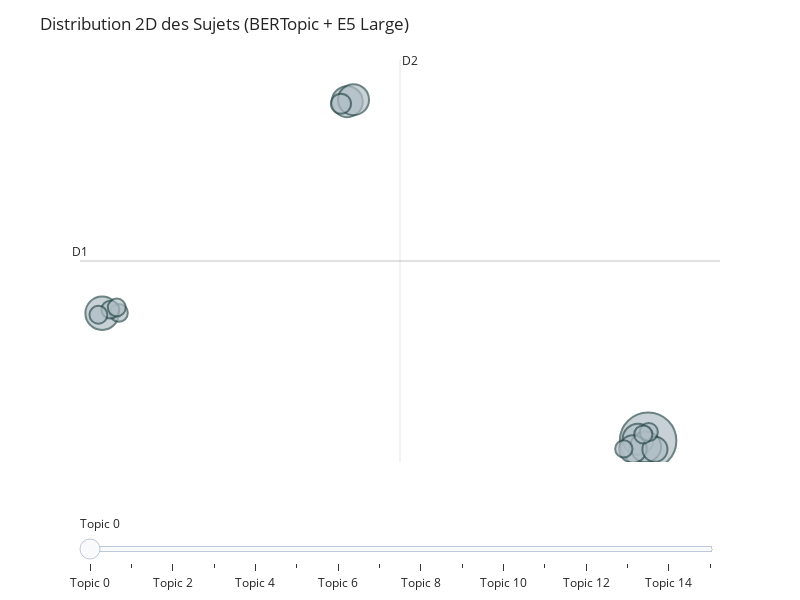
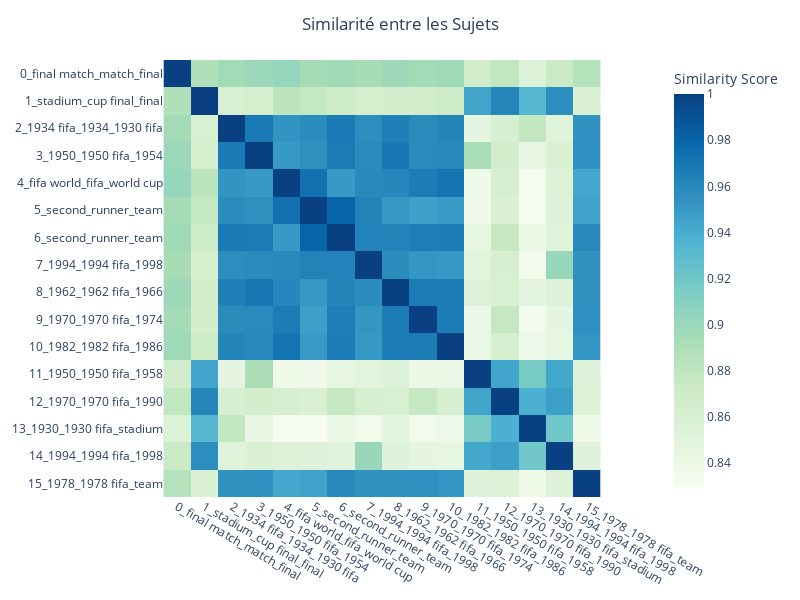
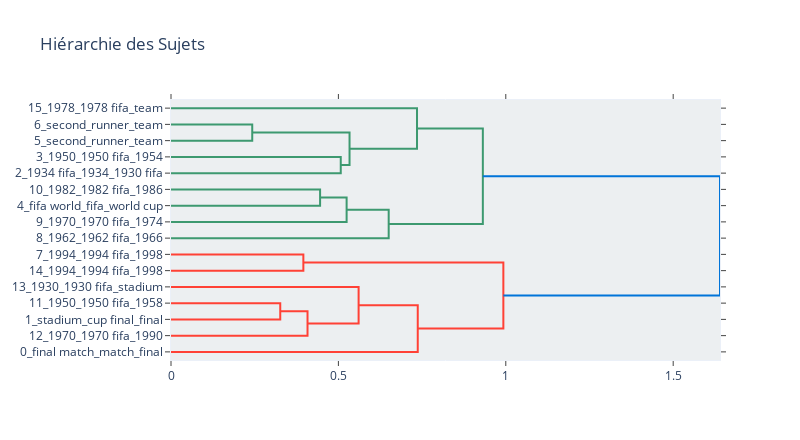

These figures' notebook cell, in order:
### Code cell
def create_bertopic_visualizations(topic_model, topics, probabilities, df):
    """
    Crée les visualisations interactives BERTopic
    """
    
    print("=" * 70)
    print("📊 VISUALISATIONS INTERACTIVES BERTOPIC")
    print("=" * 70)
    
    if topic_model is None:
        print("❌ Modèle BERTopic non disponible")
        return
    
    try:
        print("🎨 Création des visualisations...")
        
        # 1. Visualisation 2D des sujets (similaire à LDAvis)
        print("   📍 1. Visualisation 2D des sujets...")
        try:
            fig_topics = topic_model.visualize_topics(width=800, height=600)
            fig_topics.update_layout(
                title="Distribution 2D des Sujets (BERTopic + E5 Large)",
                title_x=0.5
            )
            fig_topics.show()
        except Exception as e:
            print(f"   ⚠️ Erreur visualisation 2D: {e}")
        
        # 2. Graphique en barres des sujets les plus fréquents
        print("   📊 2. Fréquence des sujets...")
        try:
            fig_barchart = topic_model.visualize_barchart(top_k_topics=8, width=800, height=600)
            fig_barchart.update_layout(
                title="Top 8 des Sujets les Plus Fréquents",
                title_x=0.5
            )
            fig_barchart.show()
        except Exception as e:
            print(f"   ⚠️ Erreur graphique en barres: {e}")
        
        # 3. Heatmap de similarité entre sujets
        print("   🔥 3. Heatmap de similarité...")
        try:
            fig_heatmap = topic_model.visualize_heatmap(width=800, height=600)
            fig_heatmap.update_layout(
                title="Similarité entre les Sujets",
                title_x=0.5
            )
            fig_heatmap.show()
        except Exception as e:
            print(f"   ⚠️ Erreur heatmap: {e}")
        
        # 4. Hiérarchie des sujets
        print("   🌳 4. Hiérarchie des sujets...")
        try:
            fig_hierarchy = topic_model.visualize_hierarchy(width=800, height=600)
            fig_hierarchy.update_layout(
                title="Hiérarchie des Sujets",
                title_x=0.5
            )
            fig_hierarchy.show()
        except Exception as e:
            print(f"   ⚠️ Erreur hiérarchie: {e}")
        
        print("✅ Visualisations créées avec succès !")
        
    except Exception as e:
        print(f"❌ Erreur lors de la création des visualisations: {e}")

# Analyse détaillée des sujets identifiés
def analyze_topic_content(topic_model, topics, df):
    """
    Analyse détaillée du contenu des sujets identifiés
    """
    
    print("=" * 70)
    print("🔍 ANALYSE DÉTAILLÉE DES SUJETS")
    print("=" * 70)
    
    if topic_model is None:
        print("❌ Modèle BERTopic non disponible")
        return
    
    # Obtenir les informations sur les sujets
    topic_info = topic_model.get_topic_info()
    
    print(f"📊 Analyse de {len(topic_info)} sujets identifiés:\\n")
    
    # Analyser chaque sujet (sauf les outliers)
    for i, row in topic_info.iterrows():
        topic_id = row['Topic']
        if topic_id == -1:  # Skip outliers
            continue
            
        count = row['Count']
        percentage = (count / len(topics)) * 100
        
        print(f"🎯 SUJET {topic_id} ({count} questions - {percentage:.1f}%)")
        
        # Mots-clés du sujet
        topic_words = topic_model.get_topic(topic_id)
        if topic_words:
            words_with_scores = [(word, f"{score:.3f}") for word, score in topic_words[:8]]
            print(f"   🔑 Mots-clés: {', '.join([f'{w}({s})' for w, s in words_with_scores])}")
        
        # Exemples représentatifs
        questions = df['questions'].tolist()
        topic_questions = [questions[i] for i, t in enumerate(topics) if t == topic_id]
        
        if topic_questions:
            # Prendre 3 exemples représentatifs
            sample_questions = np.random.choice(topic_questions, 
                                              min(3, len(topic_questions)), 
                                              replace=False)
            
            print(f"   📝 Exemples de questions:")
            for j, question in enumerate(sample_questions, 1):
                q_display = question[:80] + "..." if len(question) > 80 else question
                print(f"      {j}. \"{q_display}\"")
        
        # Analyser les réponses associées si disponible
        if 'answer' in df.columns:
            topic_answers = [df['answer'].iloc[i] for i, t in enumerate(topics) if t == topic_id]
            if topic_answers:
                # Réponses les plus fréquentes pour ce sujet
                answer_counts = pd.Series(topic_answers).value_counts()
                top_answers = answer_counts.head(3)
                
                print(f"   💬 Réponses fréquentes:")
                for answer, freq in top_answers.items():
                    ans_display = answer[:40] + "..." if len(answer) > 40 else answer
                    print(f"      • \"{ans_display}\" ({freq} fois)")
        
        print("-" * 50)
    
    # Analyse des outliers
    outliers_count = sum(1 for t in topics if t == -1)
    if outliers_count > 0:
        outliers_percentage = (outliers_count / len(topics)) * 100
        print(f"🚫 OUTLIERS: {outliers_count} questions ({outliers_percentage:.1f}%)")
        print("   Ces questions ne s'intègrent dans aucun sujet principal identifié")
        
        # Quelques exemples d'outliers
        questions = df['questions'].tolist()
        outlier_questions = [questions[i] for i, t in enumerate(topics) if t == -1]
        if outlier_questions:
            sample_outliers = np.random.choice(outlier_questions, 
                                             min(3, len(outlier_questions)), 
                                             replace=False)
            print("   📝 Exemples d'outliers:")
            for j, question in enumerate(sample_outliers, 1):
                q_display = question[:80] + "..." if len(question) > 80 else question
                print(f"      {j}. \"{q_display}\"")

# Exécuter les visualisations et analyses si le modèle est disponible
if topic_model is not None and topics is not None:
    print("🎨 Création des visualisations BERTopic...")
    create_bertopic_visualizations(topic_model, topics, probabilities, df)
    
    print("\\n🔍 Analyse détaillée des sujets...")
    analyze_topic_content(topic_model, topics, df)
else:
    print("❌ Impossible de créer les visualisations sans modèle BERTopic")

### Figure 1 — Plotly figure (JSON) as saved in the notebook; plotly's stock layout.template omitted (floating-point values rounded to 4 significant figures)
{"data": [{"customdata": [[0, "final match | match | final | world cup | cup", 300], [1, "stadium | cup final | final | cup stadium | did", 105], [2, "1934 fifa | 1934 | 1930 fifa | 1930 | 1938", 90], [3, "1950 | 1950 fifa | 1954 | 1954 fifa | 1958", 90], [4, "fifa world | fifa | world cup | world | cup", 90], [5, "second | runner | team | world | fifa world", 89], [6, "second | runner | team | second place | position", 71], [7, "1994 | 1994 fifa | 1998 | 1998 fifa | team", 59], [8, "1962 | 1962 fifa | 1966 | 1966 fifa | cup", 38], [9, "1970 | 1970 fifa | 1974 | 1974 fifa | fifa", 31], [10, "1982 | 1982 fifa | 1986 | 1986 fifa | cup", 31], [11, "1950 | 1950 fifa | 1958 | 1958 fifa | stadium", 30], [12, "1970 | 1970 fifa | 1990 | 1990 fifa | stadium", 30], [13, "1930 | 1930 fifa | stadium | cup final | final", 30], [14, "1994 | 1994 fifa | 1998 | 1998 fifa | stadium", 30], [15, "1978 | 1978 fifa | team | cup | fifa world", 28]], "hovertemplate": "<b>Topic %{customdata[0]}</b><br>%{customdata[1]}<br>Size: %{customdata[2]}", "legendgroup": "", "marker": {"color": "#B0BEC5", "line": {"color": "DarkSlateGrey", "width": 2}, "size": [300, 105, 90, 90, 90, 89, 71, 59, 38, 31, 31, 30, 30, 30, 30, 28], "sizemode": "area", "sizeref": 0.1875, "symbol": "circle"}, "mode": "markers", "name": "", "orientation": "v", "showlegend": false, "type": "scatter", "x": [17.85, -4.973, 5.272, 5.533, 17.43, 17.74, 17.21, 18.13, 5.008, 17.87, 17.65, -4.274, -4.628, -4.362, -5.129, 16.83], "xaxis": "x", "y": [-9.924, 6.633, 34.09, 34.35, -9.73, -10.71, -10.98, -11.03, 33.83, -8.796, -9.108, 6.679, 7.101, 7.376, 6.429, -10.98], "yaxis": "y"}], "layout": {"annotations": [{"showarrow": false, "text": "D1", "x": -5.898, "y": 13.41, "yshift": 10}, {"showarrow": false, "text": "D2", "x": 7.477, "xshift": 10, "y": 39.51}], "height": 600, "hoverlabel": {"bgcolor": "white", "font": {"family": "Rockwell", "size": 16}}, "legend": {"itemsizing": "constant", "tracegroupgap": 0}, "margin": {"t": 60}, "shapes": [{"line": {"color": "#CFD8DC", "width": 2}, "type": "line", "x0": 7.477, "x1": 7.477, "y0": -12.68, "y1": 39.51}, {"line": {"color": "#9E9E9E", "width": 2}, "type": "line", "x0": -5.898, "x1": 20.85, "y0": 13.41, "y1": 13.41}], "sliders": [{"active": 0, "pad": {"t": 50}, "steps": [{"args": [{"marker.color": [["red", "#B0BEC5", "#B0BEC5", "#B0BEC5", "#B0BEC5", "#B0BEC5", "#B0BEC5", "#B0BEC5", "#B0BEC5", "#B0BEC5", "#B0BEC5", "#B0BEC5", "#B0BEC5", "#B0BEC5", "#B0BEC5", "#B0BEC5"]]}], "label": "Topic 0", "method": "update"}, {"args": [{"marker.color": [["#B0BEC5", "red", "#B0BEC5", "#B0BEC5", "#B0BEC5", "#B0BEC5", "#B0BEC5", "#B0BEC5", "#B0BEC5", "#B0BEC5", "#B0BEC5", "#B0BEC5", "#B0BEC5", "#B0BEC5", "#B0BEC5", "#B0BEC5"]]}], "label": "Topic 1", "method": "update"}, {"args": [{"marker.color": [["#B0BEC5", "#B0BEC5", "red", "#B0BEC5", "#B0BEC5", "#B0BEC5", "#B0BEC5", "#B0BEC5", "#B0BEC5", "#B0BEC5", "#B0BEC5", "#B0BEC5", "#B0BEC5", "#B0BEC5", "#B0BEC5", "#B0BEC5"]]}], "label": "Topic 2", "method": "update"}, {"args": [{"marker.color": [["#B0BEC5", "#B0BEC5", "#B0BEC5", "red", "#B0BEC5", "#B0BEC5", "#B0BEC5", "#B0BEC5", "#B0BEC5", "#B0BEC5", "#B0BEC5", "#B0BEC5", "#B0BEC5", "#B0BEC5", "#B0BEC5", "#B0BEC5"]]}], "label": "Topic 3", "method": "update"}, {"args": [{"marker.color": [["#B0BEC5", "#B0BEC5", "#B0BEC5", "#B0BEC5", "red", "#B0BEC5", "#B0BEC5", "#B0BEC5", "#B0BEC5", "#B0BEC5", "#B0BEC5", "#B0BEC5", "#B0BEC5", "#B0BEC5", "#B0BEC5", "#B0BEC5"]]}], "label": "Topic 4", "method": "update"}, {"args": [{"marker.color": [["#B0BEC5", "#B0BEC5", "#B0BEC5", "#B0BEC5", "#B0BEC5", "red", "#B0BEC5", "#B0BEC5", "#B0BEC5", "#B0BEC5", "#B0BEC5", "#B0BEC5", "#B0BEC5", "#B0BEC5", "#B0BEC5", "#B0BEC5"]]}], "label": "Topic 5", "method": "update"}, {"args": [{"marker.color": [["#B0BEC5", "#B0BEC5", "#B0BEC5", "#B0BEC5", "#B0BEC5", "#B0BEC5", "red", "#B0BEC5", "#B0BEC5", "#B0BEC5", "#B0BEC5", "#B0BEC5", "#B0BEC5", "#B0BEC5", "#B0BEC5", "#B0BEC5"]]}], "label": "Topic 6", "method": "update"}, {"args": [{"marker.color": [["#B0BEC5", "#B0BEC5", "#B0BEC5", "#B0BEC5", "#B0BEC5", "#B0BEC5", "#B0BEC5", "red", "#B0BEC5", "#B0BEC5", "#B0BEC5", "#B0BEC5", "#B0BEC5", "#B0BEC5", "#B0BEC5", "#B0BEC5"]]}], "label": "Topic 7", "method": "update"}, {"args": [{"marker.color": [["#B0BEC5", "#B0BEC5", "#B0BEC5", "#B0BEC5", "#B0BEC5", "#B0BEC5", "#B0BEC5", "#B0BEC5", "red", "#B0BEC5", "#B0BEC5", "#B0BEC5", "#B0BEC5", "#B0BEC5", "#B0BEC5", "#B0BEC5"]]}], "label": "Topic 8", "method": "update"}, {"args": [{"marker.color": [["#B0BEC5", "#B0BEC5", "#B0BEC5", "#B0BEC5", "#B0BEC5", "#B0BEC5", "#B0BEC5", "#B0BEC5", "#B0BEC5", "red", "#B0BEC5", "#B0BEC5", "#B0BEC5", "#B0BEC5", "#B0BEC5", "#B0BEC5"]]}], "label": "Topic 9", "method": "update"}, {"args": [{"marker.color": [["#B0BEC5", "#B0BEC5", "#B0BEC5", "#B0BEC5", "#B0BEC5", "#B0BEC5", "#B0BEC5", "#B0BEC5", "#B0BEC5", "#B0BEC5", "red", "#B0BEC5", "#B0BEC5", "#B0BEC5", "#B0BEC5", "#B0BEC5"]]}], "label": "Topic 10", "method": "update"}, {"args": [{"marker.color": [["#B0BEC5", "#B0BEC5", "#B0BEC5", "#B0BEC5", "#B0BEC5", "#B0BEC5", "#B0BEC5", "#B0BEC5", "#B0BEC5", "#B0BEC5", "#B0BEC5", "red", "#B0BEC5", "#B0BEC5", "#B0BEC5", "#B0BEC5"]]}], "label": "Topic 11", "method": "update"}, {"args": [{"marker.color": [["#B0BEC5", "#B0BEC5", "#B0BEC5", "#B0BEC5", "#B0BEC5", "#B0BEC5", "#B0BEC5", "#B0BEC5", "#B0BEC5", "#B0BEC5", "#B0BEC5", "#B0BEC5", "red", "#B0BEC5", "#B0BEC5", "#B0BEC5"]]}], "label": "Topic 12", "method": "update"}, {"args": [{"marker.color": [["#B0BEC5", "#B0BEC5", "#B0BEC5", "#B0BEC5", "#B0BEC5", "#B0BEC5", "#B0BEC5", "#B0BEC5", "#B0BEC5", "#B0BEC5", "#B0BEC5", "#B0BEC5", "#B0BEC5", "red", "#B0BEC5", "#B0BEC5"]]}], "label": "Topic 13", "method": "update"}, {"args": [{"marker.color": [["#B0BEC5", "#B0BEC5", "#B0BEC5", "#B0BEC5", "#B0BEC5", "#B0BEC5", "#B0BEC5", "#B0BEC5", "#B0BEC5", "#B0BEC5", "#B0BEC5", "#B0BEC5", "#B0BEC5", "#B0BEC5", "red", "#B0BEC5"]]}], "label": "Topic 14", "method": "update"}, {"args": [{"marker.color": [["#B0BEC5", "#B0BEC5", "#B0BEC5", "#B0BEC5", "#B0BEC5", "#B0BEC5", "#B0BEC5", "#B0BEC5", "#B0BEC5", "#B0BEC5", "#B0BEC5", "#B0BEC5", "#B0BEC5", "#B0BEC5", "#B0BEC5", "red"]]}], "label": "Topic 15", "method": "update"}]}], "title": {"text": "Distribution 2D des Sujets (BERTopic + E5 Large)"}, "width": 800, "xaxis": {"anchor": "y", "domain": [0, 1], "range": [-5.898, 20.85], "title": {"text": ""}, "visible": false}, "yaxis": {"anchor": "x", "domain": [0, 1], "range": [-12.68, 39.51], "title": {"text": ""}, "visible": false}}}

### Figure 2 — Plotly figure (JSON) as saved in the notebook; plotly's stock layout.template omitted (floating-point values rounded to 4 significant figures; data arrays with more than 128 entries replaced by an {"elided": "..."} marker saying what was removed)
{"data": [{"coloraxis": "coloraxis", "hovertemplate": "x: %{x}<br>y: %{y}<br>Similarity Score: %{z}<extra></extra>", "name": "0", "type": "heatmap", "x": ["0_final match_match_final", "1_stadium_cup final_final", "2_1934 fifa_1934_1930 fifa", "3_1950_1950 fifa_1954", "4_fifa world_fifa_world cup", "5_second_runner_team", "6_second_runner_team", "7_1994_1994 fifa_1998", "8_1962_1962 fifa_1966", "9_1970_1970 fifa_1974", "10_1982_1982 fifa_1986", "11_1950_1950 fifa_1958", "12_1970_1970 fifa_1990", "13_1930_1930 fifa_stadium", "14_1994_1994 fifa_1998", "15_1978_1978 fifa_team"], "xaxis": "x", "y": ["0_final match_match_final", "1_stadium_cup final_final", "2_1934 fifa_1934_1930 fifa", "3_1950_1950 fifa_1954", "4_fifa world_fifa_world cup", "5_second_runner_team", "6_second_runner_team", "7_1994_1994 fifa_1998", "8_1962_1962 fifa_1966", "9_1970_1970 fifa_1974", "10_1982_1982 fifa_1986", "11_1950_1950 fifa_1958", "12_1970_1970 fifa_1990", "13_1930_1930 fifa_stadium", "14_1994_1994 fifa_1998", "15_1978_1978 fifa_team"], "yaxis": "y", "z": {"elided": "16x16 float values"}}], "layout": {"coloraxis": {"colorbar": {"title": {"text": "Similarity Score"}}, "colorscale": [[0, "rgb(247,252,240)"], [0.125, "rgb(224,243,219)"], [0.25, "rgb(204,235,197)"], [0.375, "rgb(168,221,181)"], [0.5, "rgb(123,204,196)"], [0.625, "rgb(78,179,211)"], [0.75, "rgb(43,140,190)"], [0.875, "rgb(8,104,172)"], [1, "rgb(8,64,129)"]]}, "height": 600, "hoverlabel": {"bgcolor": "white", "font": {"family": "Rockwell", "size": 16}}, "legend": {"title": {"text": "Trend"}}, "margin": {"t": 60}, "showlegend": true, "title": {"text": "Similarité entre les Sujets", "x": 0.5}, "width": 800, "xaxis": {"anchor": "y", "constrain": "domain", "domain": [0, 1], "scaleanchor": "y"}, "yaxis": {"anchor": "x", "autorange": "reversed", "constrain": "domain", "domain": [0, 1]}}}

### Figure 3 — Plotly figure (JSON) as saved in the notebook; plotly's stock layout.template omitted (floating-point values rounded to 4 significant figures)
{"data": [{"hoverinfo": "text", "marker": {"color": "rgb(61,153,112)"}, "mode": "lines", "type": "scatter", "x": [0.0, 0.2427, 0.2427, 0.0], "xaxis": "x", "y": [-15.0, -15.0, -25.0, -25.0], "yaxis": "y"}, {"hoverinfo": "text", "marker": {"color": "rgb(61,153,112)"}, "mode": "lines", "type": "scatter", "x": [0.0, 0.507, 0.507, 0.0], "xaxis": "x", "y": [-35.0, -35.0, -45.0, -45.0], "yaxis": "y"}, {"hoverinfo": "text", "marker": {"color": "rgb(61,153,112)"}, "mode": "lines", "type": "scatter", "x": [0.2427, 0.5333, 0.5333, 0.507], "xaxis": "x", "y": [-20.0, -20.0, -40.0, -40.0], "yaxis": "y"}, {"hoverinfo": "text", "marker": {"color": "rgb(61,153,112)"}, "mode": "lines", "type": "scatter", "x": [0.0, 0.7348, 0.7348, 0.5333], "xaxis": "x", "y": [-5.0, -5.0, -30.0, -30.0], "yaxis": "y"}, {"hoverinfo": "text", "marker": {"color": "rgb(61,153,112)"}, "mode": "lines", "type": "scatter", "x": [0.0, 0.4453, 0.4453, 0.0], "xaxis": "x", "y": [-55.0, -55.0, -65.0, -65.0], "yaxis": "y"}, {"hoverinfo": "text", "marker": {"color": "rgb(61,153,112)"}, "mode": "lines", "type": "scatter", "x": [0.4453, 0.5245, 0.5245, 0.0], "xaxis": "x", "y": [-60.0, -60.0, -75.0, -75.0], "yaxis": "y"}, {"hoverinfo": "text", "marker": {"color": "rgb(61,153,112)"}, "mode": "lines", "type": "scatter", "x": [0.5245, 0.6502, 0.6502, 0.0], "xaxis": "x", "y": [-67.5, -67.5, -85.0, -85.0], "yaxis": "y"}, {"hoverinfo": "text", "marker": {"color": "rgb(61,153,112)"}, "mode": "lines", "type": "scatter", "x": [0.7348, 0.9314, 0.9314, 0.6502], "xaxis": "x", "y": [-17.5, -17.5, -76.25, -76.25], "yaxis": "y"}, {"hoverinfo": "text", "marker": {"color": "rgb(255,65,54)"}, "mode": "lines", "type": "scatter", "x": [0.0, 0.3954, 0.3954, 0.0], "xaxis": "x", "y": [-95.0, -95.0, -105.0, -105.0], "yaxis": "y"}, {"hoverinfo": "text", "marker": {"color": "rgb(255,65,54)"}, "mode": "lines", "type": "scatter", "x": [0.0, 0.3263, 0.3263, 0.0], "xaxis": "x", "y": [-125.0, -125.0, -135.0, -135.0], "yaxis": "y"}, {"hoverinfo": "text", "marker": {"color": "rgb(255,65,54)"}, "mode": "lines", "type": "scatter", "x": [0.3263, 0.4078, 0.4078, 0.0], "xaxis": "x", "y": [-130.0, -130.0, -145.0, -145.0], "yaxis": "y"}, {"hoverinfo": "text", "marker": {"color": "rgb(255,65,54)"}, "mode": "lines", "type": "scatter", "x": [0.0, 0.5604, 0.5604, 0.4078], "xaxis": "x", "y": [-115.0, -115.0, -137.5, -137.5], "yaxis": "y"}, {"hoverinfo": "text", "marker": {"color": "rgb(255,65,54)"}, "mode": "lines", "type": "scatter", "x": [0.5604, 0.737, 0.737, 0.0], "xaxis": "x", "y": [-126.2, -126.2, -155.0, -155.0], "yaxis": "y"}, {"hoverinfo": "text", "marker": {"color": "rgb(255,65,54)"}, "mode": "lines", "type": "scatter", "x": [0.3954, 0.9927, 0.9927, 0.737], "xaxis": "x", "y": [-100.0, -100.0, -140.6, -140.6], "yaxis": "y"}, {"hoverinfo": "text", "marker": {"color": "rgb(0,116,217)"}, "mode": "lines", "type": "scatter", "x": [0.9314, 1.64, 1.64, 0.9927], "xaxis": "x", "y": [-46.88, -46.88, -120.3, -120.3], "yaxis": "y"}], "layout": {"autosize": false, "height": 440, "hoverlabel": {"bgcolor": "white", "font": {"family": "Rockwell", "size": 16}}, "hovermode": "closest", "plot_bgcolor": "#ECEFF1", "showlegend": false, "title": {"text": "Hiérarchie des Sujets"}, "width": 800, "xaxis": {"mirror": "allticks", "rangemode": "tozero", "showgrid": false, "showline": true, "showticklabels": true, "ticks": "outside", "type": "linear", "zeroline": false}, "yaxis": {"mirror": "allticks", "range": [-160, 0], "rangemode": "tozero", "showgrid": false, "showline": true, "showticklabels": true, "tickmode": "array", "ticks": "outside", "ticktext": ["15_1978_1978 fifa_team", "6_second_runner_team", "5_second_runner_team", "3_1950_1950 fifa_1954", "2_1934 fifa_1934_1930 fifa", "10_1982_1982 fifa_1986", "4_fifa world_fifa_world cup", "9_1970_1970 fifa_1974", "8_1962_1962 fifa_1966", "7_1994_1994 fifa_1998", "14_1994_1994 fifa_1998", "13_1930_1930 fifa_stadium", "11_1950_1950 fifa_1958", "1_stadium_cup final_final", "12_1970_1970 fifa_1990", "0_final match_match_final"], "tickvals": [-5, -15, -25, -35, -45, -55, -65, -75, -85, -95, -105, -115, -125, -135, -145, -155], "type": "linear", "zeroline": false}}}
